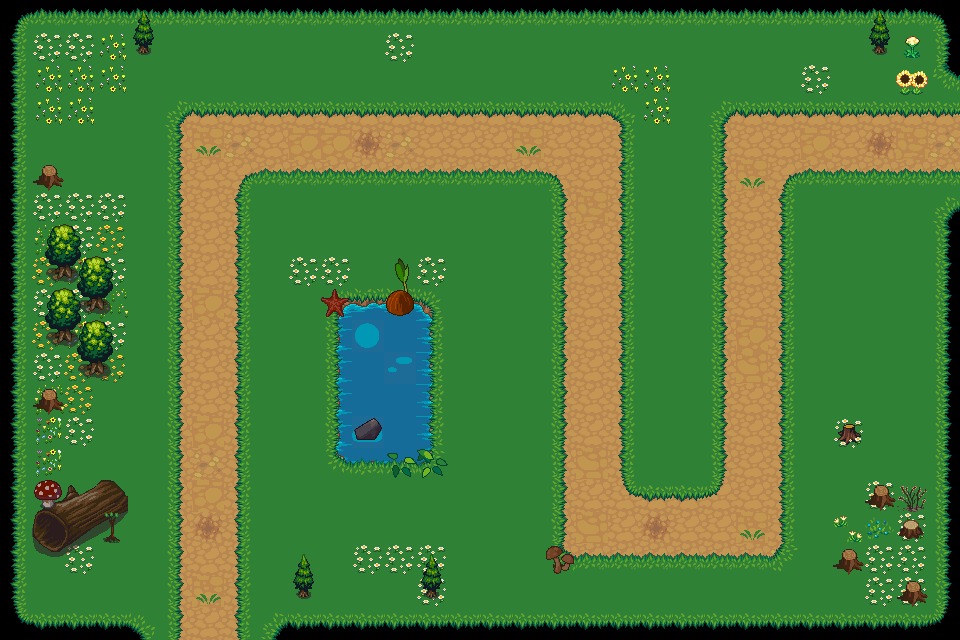

A level layout from a 2D game, rendered from its tile map. Below: a short description, then the map file with tile-grid data replaced by summaries:
An orthogonal 30x20 tile map with 32x32 px tiles, 7 tile layers (grass, path, grassborder, water, ...), 2 tilesets.

<map version="1.10" tiledversion="1.10.0" orientation="orthogonal" renderorder="right-down" width="30" height="20" tilewidth="32" tileheight="32" infinite="0" nextlayerid="9" nextobjectid="1">
 <tileset firstgid="1" source="terrain.tsx" />
 <tileset firstgid="484" source="plants.tsx" />
 <layer id="1" name="grass" width="30" height="20">
  <data>[600 cells, 600 non-empty, 9 distinct tile ids]</data>
 </layer>
 <layer id="2" name="path" width="30" height="20">
  <data>[600 cells, 189 non-empty, 7 distinct tile ids]</data>
 </layer>
 <layer id="3" name="grassborder" width="30" height="20">
  <data>[600 cells, 131 non-empty, 13 distinct tile ids]</data>
 </layer>
 <layer id="5" name="water" width="30" height="20">
  <data>[600 cells, 24 non-empty, 12 distinct tile ids]</data>
 </layer>
 <layer id="6" name="decoration" width="30" height="20">
  <data>[600 cells, 61 non-empty, 16 distinct tile ids]</data>
 </layer>
 <layer id="7" name="obstacles" width="30" height="20">
  <data>[600 cells, 31 non-empty, 17 distinct tile ids]</data>
 </layer>
 <layer id="8" name="obstacles 2" width="30" height="20">
  <data>[600 cells, 10 non-empty, 6 distinct tile ids]</data>
 </layer>
</map>
